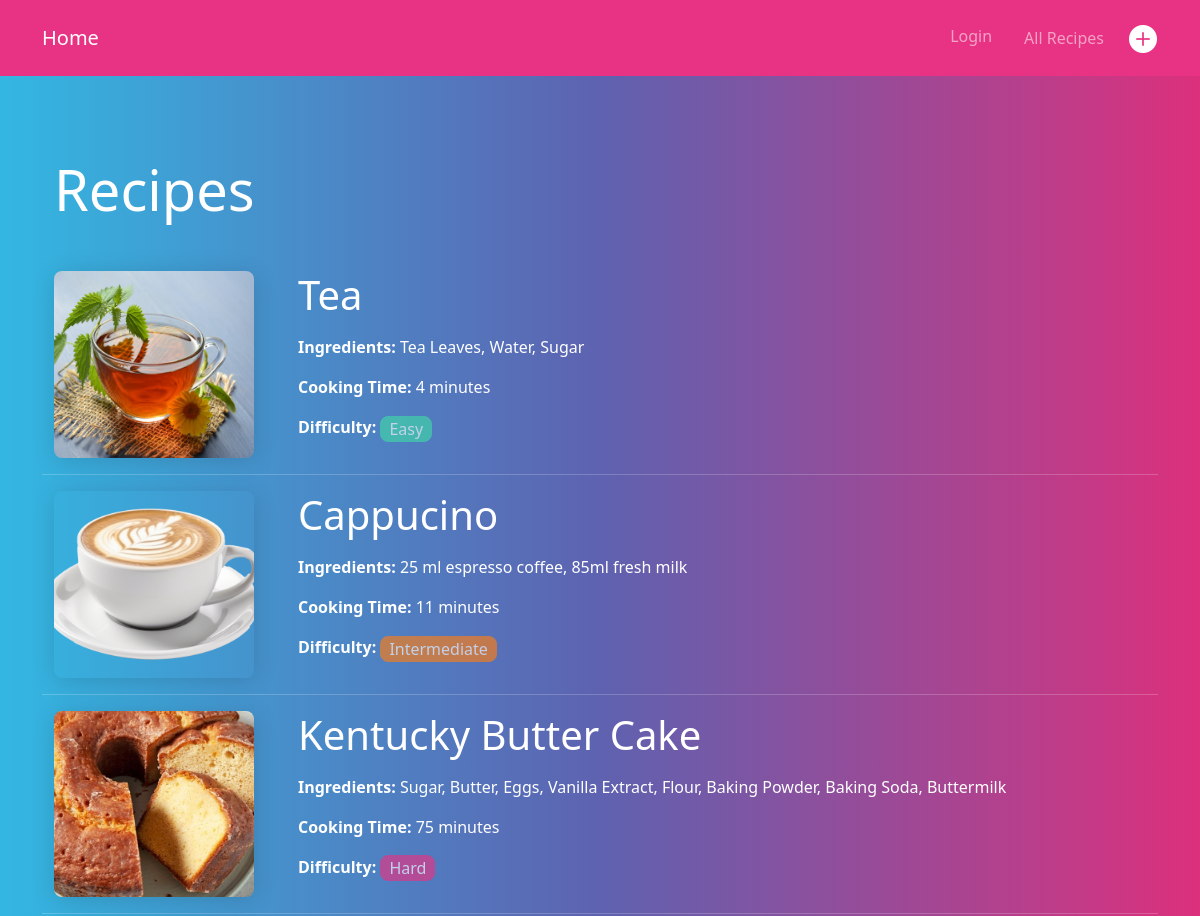
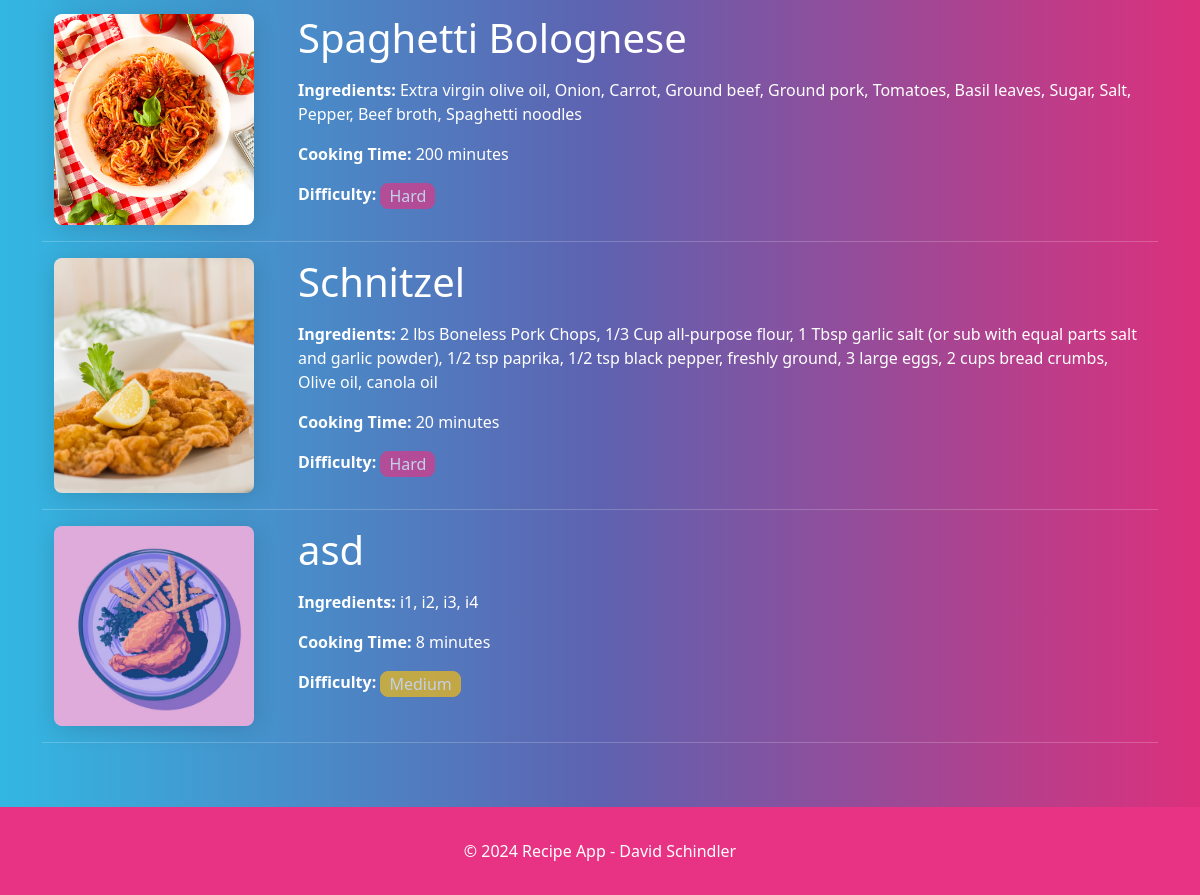
Page /list/ on the committed database (2 pictures, top to bottom).
### apps/recipes/models.py (models this page shows, shortened)
class Recipe(models.Model):
    name = models.CharField(max_length=50)
    ingredients = models.CharField(max_length=255)
    cooking_time = models.IntegerField()
    difficulty = models.CharField(max_length=20, editable=False)
    directions = models.TextField(max_length=2000, default="")
    image = models.ImageField(upload_to='recipe_images', default='no_picture.jpg')

### apps/recipes/views.py (the view)
# urls.py: path('list/', RecipeListView.as_view(), name='recipe_list'),
class RecipeListView(ListView):
    model = Recipe
    template_name = 'recipes/recipe_list.html'
    context_object_name = 'recipes'

### apps/recipes/templatetags/recipe_filters.py (called while the page is built)
@register.filter
def style_difficulty(value):
    difficulty_classes = {
        'Easy': 'btn-success',
        'Medium': 'btn-warning',
        'Intermediate': 'btn-danger',
        'Hard': 'btn-primary'
    }
    return difficulty_classes.get(value, '')

### apps/recipes/templates/recipes/recipe_list.html (shortened to what this page needs)
{% extends "base.html" %}
{% load recipe_filters %}
{% block content %}
<div class="container">
    <h1 class="display-4 mt-3 mb-4">Recipes</h1>
    {% for recipe in recipes %}
    <div class="row mb-2 pb-2 border-bottom">
        <div class="col-auto">
            <a href="{% url 'recipe:recipe_detail' recipe.pk %}">
                <img src="{{ recipe.image.url }}" class="img-fluid rounded shadow"
                 style="object-fit: cover; height: 100%; max-width: 200px;" alt="{{ recipe.name }}">
            </a>
        </div>
        <div class="col ps-3">
            <a href="{% url 'recipe:recipe_detail' recipe.pk %}" class="link-underline link-underline-opacity-0">
                <h2 class="display-6">{{ recipe.name }}</h2>
            </a>
            <p><strong>Ingredients:</strong> {{ recipe.ingredients }}</p>
            <p><strong>Cooking Time:</strong> {{ recipe.cooking_time }} minutes</p>
            <p><strong>Difficulty:</strong>
                <button type="button" class="btn {{ recipe.difficulty|style_difficulty }} disabled py-0 px-1">{{ recipe.difficulty }}</button>
            </p>
        </div>
    </div>
    {% empty %}
        No recipes found.
    {% endfor %}
</div>
{% endblock %}

### apps/core/templates/base.html (shortened to what this page needs)
<!DOCTYPE html>
<html lang="en">
<head>
    {% load static %}
    <link rel="stylesheet" href="{% static 'css/bootstrap.min.css' %}">
    <link rel="stylesheet" href="https://cdnjs.cloudflare.com/ajax/libs/bootstrap-icons/1.10.5/font/bootstrap-icons.min.css">
    <link rel="stylesheet" href="https://cdn.jsdelivr.net/simplemde/latest/simplemde.min.css">
</head>
<body class="d-flex flex-column min-vh-100">
    <nav class="navbar navbar-expand-lg navbar-dark bg-primary">
        <div class="container">
            <a class="navbar-brand" href="{% url 'recipe:home' %}">Home</a>
            <div class="collapse navbar-collapse" id="navbarNav">
                <ul class="navbar-nav ms-auto">
                    {% if user.is_authenticated %}
                        <li class="nav-item">
                            <a class="nav-link" href="{% url 'profile' %}">Profile</a>
                        </li>
                        <li class="nav-item">
                            <a class="nav-link" href="{% url 'logout' %}">Logout</a>
                        </li>
                        {% else %}
                        <li class="nav-item">
                            <a class="nav-link" href="{% url 'login' %}">Login</a>
                        </li>
                    {% endif %}
                    <li class="nav-item d-flex align-items-center mx-2">
                        <a class="nav-link" href="{% url 'recipe:recipe_list' %}">All Recipes</a>
                    </li>
                    <li class="nav-item d-flex align-items-center">
                        <button type="button" class="btn btn-link m-0 p-0" data-bs-toggle="modal" data-bs-target="#addRecipeModal">
                            <span class="fs-3 m-0 p-0">
                                <i class="bi bi-plus-circle-fill"></i>
                            </span>
                        </button>
                    </li>
                </ul>
            </div>
        </div>
    </nav>
    <main class="flex-grow-1 container my-4">
        {% block content %}{% endblock %}
    </main>
    <footer class="bg-primary text-center text-white py-3 mt-auto">
        <div class="container">
            <p class="mb-0">&copy; 2024 Recipe App - David Schindler</p>
        </div>
    </footer>
</body>
</html>

### rows in the picture
Recipe: image (picture), name "Tea", ingredients "Tea Leaves, Water, Sugar", cooking_time "4", difficulty "Easy"
Recipe: image (picture), name "Cappucino", ingredients "25 ml espresso coffee, 85ml fresh milk", cooking_time "11", difficulty "Intermediate"
Recipe: image (picture), name "Kentucky Butter Cake", ingredients "Sugar, Butter, Eggs, Vanilla Extract, Flour, Baking Powder, Baking Soda, Buttermilk", cooking_time "75", difficulty "Hard"
Recipe: image (picture), name "Spaghetti Bolognese", ingredients "Extra virgin olive oil, Onion, Carrot, Ground beef, Ground pork, Tomatoes, Basil leaves, Sugar, Salt, Pepper, Beef broth, Spaghetti noodles", cooking_time "200", difficulty "Hard"
Recipe: image (picture), name "Schnitzel", ingredients "2 lbs Boneless Pork Chops, 1/3 Cup all-purpose flour, 1 Tbsp garlic salt (or sub with equal parts salt and garlic powder), 1/2 tsp paprika, 1/2 tsp black pepper, freshly ground, 3 large eggs, 2 cups bread crumbs, Olive oil, canola oil", cooking_time "20", difficulty "Hard"
Recipe: image (placeholder picture), name "asd", ingredients "i1, i2, i3, i4", cooking_time "8", difficulty "Medium"
